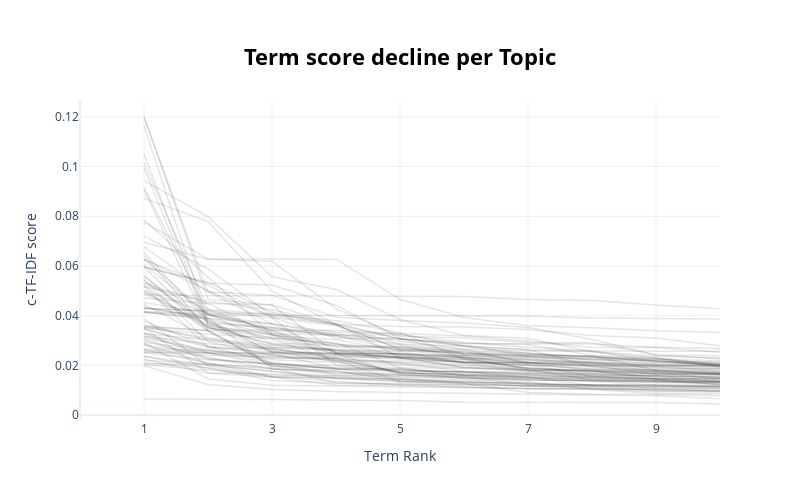

Here is the notebook cell this chart was saved with:
### Code cell
topic_model.visualize_term_rank()

### Figure 1 — Plotly figure (JSON) as saved in the notebook; plotly's stock layout.template omitted (floating-point values rounded to 4 significant figures)
{"data": [{"hovertext": "<b>Topic -1</b>:said_people_like_trump_one_also_us", "line": {"color": "black", "width": 1.5}, "mode": "lines+lines", "name": "", "opacity": 0.1, "type": "scatter", "x": [1, 2, 3, 4, 5, 6, 7, 8, 9, 10], "y": [0.006449, 0.006446, 0.006216, 0.005938, 0.005845, 0.005174, 0.00517, 0.005065, 0.005013, 0.00444]}, {"hovertext": "<b>Topic 0</b>:art_artists_work_museum_artist_pain", "line": {"color": "black", "width": 1.5}, "mode": "lines+lines", "name": "", "opacity": 0.1, "type": "scatter", "x": [1, 2, 3, 4, 5, 6, 7, 8, 9, 10], "y": [0.01983, 0.01227, 0.01032, 0.009474, 0.009064, 0.008767, 0.008555, 0.008121, 0.007777, 0.006504]}, {"hovertext": "<b>Topic 1</b>:music_album_band_song_songs_like_re", "line": {"color": "black", "width": 1.5}, "mode": "lines+lines", "name": "", "opacity": 0.1, "type": "scatter", "x": [1, 2, 3, 4, 5, 6, 7, 8, 9, 10], "y": [0.02246, 0.0168, 0.0153, 0.01492, 0.01426, 0.01421, 0.01323, 0.01037, 0.008605, 0.008547]}, {"hovertext": "<b>Topic 2</b>:brexit_eu_britain_minister_european", "line": {"color": "black", "width": 1.5}, "mode": "lines+lines", "name": "", "opacity": 0.1, "type": "scatter", "x": [1, 2, 3, 4, 5, 6, 7, 8, 9, 10], "y": [0.03541, 0.03405, 0.01953, 0.01903, 0.01847, 0.01721, 0.01692, 0.01646, 0.01584, 0.01533]}, {"hovertext": "<b>Topic 3</b>:chyna_kardashian_kylie_got_baby_she", "line": {"color": "black", "width": 1.5}, "mode": "lines+lines", "name": "", "opacity": 0.1, "type": "scatter", "x": [1, 2, 3, 4, 5, 6, 7, 8, 9, 10], "y": [0.02607, 0.02512, 0.02107, 0.01857, 0.01748, 0.01746, 0.0152, 0.01376, 0.01341, 0.01293]}, {"hovertext": "<b>Topic 4</b>:fight_ufc_boxing_thai_mma_muay_floy", "line": {"color": "black", "width": 1.5}, "mode": "lines+lines", "name": "", "opacity": 0.1, "type": "scatter", "x": [1, 2, 3, 4, 5, 6, 7, 8, 9, 10], "y": [0.0433, 0.03916, 0.01862, 0.01687, 0.01677, 0.01632, 0.0154, 0.01532, 0.01449, 0.01354]}, {"hovertext": "<b>Topic 5</b>:immigration_daca_border_immigrants_", "line": {"color": "black", "width": 1.5}, "mode": "lines+lines", "name": "", "opacity": 0.1, "type": "scatter", "x": [1, 2, 3, 4, 5, 6, 7, 8, 9, 10], "y": [0.03276, 0.03035, 0.02588, 0.02142, 0.01702, 0.01635, 0.01614, 0.0148, 0.01459, 0.01343]}, {"hovertext": "<b>Topic 6</b>:facebook_data_zuckerberg_informatio", "line": {"color": "black", "width": 1.5}, "mode": "lines+lines", "name": "", "opacity": 0.1, "type": "scatter", "x": [1, 2, 3, 4, 5, 6, 7, 8, 9, 10], "y": [0.03514, 0.01691, 0.01648, 0.01497, 0.01459, 0.01291, 0.01161, 0.0116, 0.01079, 0.0107]}, {"hovertext": "<b>Topic 7</b>:trade_fed_index_dollar_rate_us_stoc", "line": {"color": "black", "width": 1.5}, "mode": "lines+lines", "name": "", "opacity": 0.1, "type": "scatter", "x": [1, 2, 3, 4, 5, 6, 7, 8, 9, 10], "y": [0.02925, 0.02598, 0.02225, 0.02132, 0.02016, 0.01903, 0.01852, 0.01751, 0.01747, 0.01658]}, {"hovertext": "<b>Topic 8</b>:hmit_company_shares_hmny_million_bi", "line": {"color": "black", "width": 1.5}, "mode": "lines+lines", "name": "", "opacity": 0.1, "type": "scatter", "x": [1, 2, 3, 4, 5, 6, 7, 8, 9, 10], "y": [0.02505, 0.02213, 0.02068, 0.01897, 0.01862, 0.01589, 0.01553, 0.01536, 0.01422, 0.01227]}, {"hovertext": "<b>Topic 9</b>:russian_russia_putin_moscow_sanctio", "line": {"color": "black", "width": 1.5}, "mode": "lines+lines", "name": "", "opacity": 0.1, "type": "scatter", "x": [1, 2, 3, 4, 5, 6, 7, 8, 9, 10], "y": [0.05019, 0.04108, 0.04088, 0.03661, 0.02306, 0.01932, 0.01822, 0.01792, 0.01507, 0.01433]}, {"hovertext": "<b>Topic 10</b>:drug_opioid_marijuana_drugs_kratom", "line": {"color": "black", "width": 1.5}, "mode": "lines+lines", "name": "", "opacity": 0.1, "type": "scatter", "x": [1, 2, 3, 4, 5, 6, 7, 8, 9, 10], "y": [0.02204, 0.02053, 0.0185, 0.01768, 0.01445, 0.01338, 0.01261, 0.01214, 0.01211, 0.01193]}, {"hovertext": "<b>Topic 11</b>:food_pizza_breakfast_eating_eat_ba", "line": {"color": "black", "width": 1.5}, "mode": "lines+lines", "name": "", "opacity": 0.1, "type": "scatter", "x": [1, 2, 3, 4, 5, 6, 7, 8, 9, 10], "y": [0.02107, 0.01899, 0.01391, 0.01281, 0.01245, 0.01203, 0.0119, 0.01125, 0.009785, 0.009495]}, {"hovertext": "<b>Topic 12</b>:north_korea_korean_kim_south_nucle", "line": {"color": "black", "width": 1.5}, "mode": "lines+lines", "name": "", "opacity": 0.1, "type": "scatter", "x": [1, 2, 3, 4, 5, 6, 7, 8, 9, 10], "y": [0.09436, 0.07988, 0.05564, 0.05053, 0.03848, 0.03205, 0.03094, 0.02552, 0.02294, 0.01984]}, {"hovertext": "<b>Topic 13</b>:republican_democrats_trump_democra", "line": {"color": "black", "width": 1.5}, "mode": "lines+lines", "name": "", "opacity": 0.1, "type": "scatter", "x": [1, 2, 3, 4, 5, 6, 7, 8, 9, 10], "y": [0.02024, 0.01805, 0.01616, 0.0158, 0.01547, 0.01519, 0.01496, 0.01451, 0.01365, 0.01308]}, {"hovertext": "<b>Topic 14</b>:climate_coal_water_energy_fossil_e", "line": {"color": "black", "width": 1.5}, "mode": "lines+lines", "name": "", "opacity": 0.1, "type": "scatter", "x": [1, 2, 3, 4, 5, 6, 7, 8, 9, 10], "y": [0.03111, 0.02621, 0.02311, 0.02296, 0.01701, 0.01593, 0.01499, 0.01487, 0.01403, 0.01323]}, {"hovertext": "<b>Topic 15</b>:iran_nuclear_tehran_irans_iranian_", "line": {"color": "black", "width": 1.5}, "mode": "lines+lines", "name": "", "opacity": 0.1, "type": "scatter", "x": [1, 2, 3, 4, 5, 6, 7, 8, 9, 10], "y": [0.06551, 0.03745, 0.02563, 0.02481, 0.02471, 0.02335, 0.02037, 0.01848, 0.0172, 0.01452]}, {"hovertext": "<b>Topic 16</b>:syria_syrian_forces_islamic_iraq_k", "line": {"color": "black", "width": 1.5}, "mode": "lines+lines", "name": "", "opacity": 0.1, "type": "scatter", "x": [1, 2, 3, 4, 5, 6, 7, 8, 9, 10], "y": [0.03478, 0.02707, 0.02686, 0.02271, 0.01691, 0.01649, 0.01596, 0.01567, 0.01558, 0.01544]}, {"hovertext": "<b>Topic 17</b>:sexual_kelly_charges_mcfarland_cou", "line": {"color": "black", "width": 1.5}, "mode": "lines+lines", "name": "", "opacity": 0.1, "type": "scatter", "x": [1, 2, 3, 4, 5, 6, 7, 8, 9, 10], "y": [0.02514, 0.02507, 0.01989, 0.01718, 0.01618, 0.01536, 0.01415, 0.01388, 0.01378, 0.0137]}, {"hovertext": "<b>Topic 18</b>:film_movie_movies_films_story_best", "line": {"color": "black", "width": 1.5}, "mode": "lines+lines", "name": "", "opacity": 0.1, "type": "scatter", "x": [1, 2, 3, 4, 5, 6, 7, 8, 9, 10], "y": [0.03286, 0.02312, 0.01853, 0.01784, 0.01361, 0.01271, 0.009118, 0.008376, 0.008273, 0.007803]}, {"hovertext": "<b>Topic 19</b>:police_officers_shooting_officer_b", "line": {"color": "black", "width": 1.5}, "mode": "lines+lines", "name": "", "opacity": 0.1, "type": "scatter", "x": [1, 2, 3, 4, 5, 6, 7, 8, 9, 10], "y": [0.05467, 0.02952, 0.024, 0.02207, 0.01354, 0.01273, 0.01164, 0.0108, 0.01033, 0.009793]}, {"hovertext": "<b>Topic 20</b>:nfl_football_bowl_team_patriots_ga", "line": {"color": "black", "width": 1.5}, "mode": "lines+lines", "name": "", "opacity": 0.1, "type": "scatter", "x": [1, 2, 3, 4, 5, 6, 7, 8, 9, 10], "y": [0.03469, 0.02765, 0.02101, 0.01842, 0.01792, 0.01749, 0.01628, 0.0152, 0.01473, 0.01472]}, {"hovertext": "<b>Topic 21</b>:maduro_venezuelan_venezuelas_kuczy", "line": {"color": "black", "width": 1.5}, "mode": "lines+lines", "name": "", "opacity": 0.1, "type": "scatter", "x": [1, 2, 3, 4, 5, 6, 7, 8, 9, 10], "y": [0.03006, 0.02251, 0.02047, 0.01652, 0.01623, 0.01466, 0.01422, 0.01366, 0.01353, 0.01332]}, {"hovertext": "<b>Topic 22</b>:tariffs_trade_china_steel_chinese_", "line": {"color": "black", "width": 1.5}, "mode": "lines+lines", "name": "", "opacity": 0.1, "type": "scatter", "x": [1, 2, 3, 4, 5, 6, 7, 8, 9, 10], "y": [0.06267, 0.05231, 0.03942, 0.03092, 0.03076, 0.02778, 0.02634, 0.01947, 0.01812, 0.01757]}, {"hovertext": "<b>Topic 23</b>:mueller_investigation_fbi_attorney", "line": {"color": "black", "width": 1.5}, "mode": "lines+lines", "name": "", "opacity": 0.1, "type": "scatter", "x": [1, 2, 3, 4, 5, 6, 7, 8, 9, 10], "y": [0.03629, 0.02997, 0.02732, 0.02652, 0.02471, 0.024, 0.02323, 0.02232, 0.02203, 0.01969]}, {"hovertext": "<b>Topic 24</b>:sentences_vox_px_inbox_em_delivere", "line": {"color": "black", "width": 1.5}, "mode": "lines+lines", "name": "", "opacity": 0.1, "type": "scatter", "x": [1, 2, 3, 4, 5, 6, 7, 8, 9, 10], "y": [0.03589, 0.03405, 0.02067, 0.01858, 0.01828, 0.01713, 0.01673, 0.01591, 0.01569, 0.01361]}, {"hovertext": "<b>Topic 25</b>:trump_trumps_media_president_campa", "line": {"color": "black", "width": 1.5}, "mode": "lines+lines", "name": "", "opacity": 0.1, "type": "scatter", "x": [1, 2, 3, 4, 5, 6, 7, 8, 9, 10], "y": [0.02913, 0.01451, 0.01194, 0.01162, 0.01118, 0.01092, 0.01063, 0.01041, 0.009406, 0.009322]}, {"hovertext": "<b>Topic 26</b>:lebron_lavar_lakers_nba_kobe_says_", "line": {"color": "black", "width": 1.5}, "mode": "lines+lines", "name": "", "opacity": 0.1, "type": "scatter", "x": [1, 2, 3, 4, 5, 6, 7, 8, 9, 10], "y": [0.04708, 0.04493, 0.04441, 0.03625, 0.02654, 0.02477, 0.02375, 0.02268, 0.02241, 0.0219]}, {"hovertext": "<b>Topic 27</b>:health_insurance_care_medicaid_oba", "line": {"color": "black", "width": 1.5}, "mode": "lines+lines", "name": "", "opacity": 0.1, "type": "scatter", "x": [1, 2, 3, 4, 5, 6, 7, 8, 9, 10], "y": [0.04135, 0.0402, 0.03525, 0.03161, 0.02812, 0.02277, 0.01842, 0.01414, 0.01342, 0.01338]}, {"hovertext": "<b>Topic 28</b>:moon_enters_mercury_mars_sign_venu", "line": {"color": "black", "width": 1.5}, "mode": "lines+lines", "name": "", "opacity": 0.1, "type": "scatter", "x": [1, 2, 3, 4, 5, 6, 7, 8, 9, 10], "y": [0.0907, 0.03581, 0.03276, 0.02747, 0.02705, 0.02552, 0.02487, 0.02356, 0.0226, 0.02054]}, {"hovertext": "<b>Topic 29</b>:twitter_snapchat_facebook_content_", "line": {"color": "black", "width": 1.5}, "mode": "lines+lines", "name": "", "opacity": 0.1, "type": "scatter", "x": [1, 2, 3, 4, 5, 6, 7, 8, 9, 10], "y": [0.02666, 0.02593, 0.02407, 0.0224, 0.01729, 0.01479, 0.01395, 0.01391, 0.01304, 0.01266]}, {"hovertext": "<b>Topic 30</b>:tesla_musk_car_vehicles_cars_tesla", "line": {"color": "black", "width": 1.5}, "mode": "lines+lines", "name": "", "opacity": 0.1, "type": "scatter", "x": [1, 2, 3, 4, 5, 6, 7, 8, 9, 10], "y": [0.05953, 0.03492, 0.03237, 0.0276, 0.02744, 0.02409, 0.02329, 0.02255, 0.02053, 0.02021]}, {"hovertext": "<b>Topic 31</b>:oil_crude_opec_bpd_saudi_output_pr", "line": {"color": "black", "width": 1.5}, "mode": "lines+lines", "name": "", "opacity": 0.1, "type": "scatter", "x": [1, 2, 3, 4, 5, 6, 7, 8, 9, 10], "y": [0.06277, 0.05001, 0.0394, 0.03598, 0.02855, 0.02491, 0.02423, 0.02371, 0.02161, 0.02133]}, {"hovertext": "<b>Topic 32</b>:menu_expandable_indicates_icon_nav", "line": {"color": "black", "width": 1.5}, "mode": "lines+lines", "name": "", "opacity": 0.1, "type": "scatter", "x": [1, 2, 3, 4, 5, 6, 7, 8, 9, 10], "y": [0.0484, 0.04803, 0.04803, 0.04789, 0.04779, 0.04775, 0.04649, 0.04608, 0.04426, 0.04281]}, {"hovertext": "<b>Topic 33</b>:israeli_jerusalem_israel_palestini", "line": {"color": "black", "width": 1.5}, "mode": "lines+lines", "name": "", "opacity": 0.1, "type": "scatter", "x": [1, 2, 3, 4, 5, 6, 7, 8, 9, 10], "y": [0.05955, 0.05306, 0.05234, 0.04412, 0.03087, 0.0244, 0.02396, 0.0238, 0.01799, 0.01695]}, {"hovertext": "<b>Topic 34</b>:hurricane_fire_storm_said_water_fl", "line": {"color": "black", "width": 1.5}, "mode": "lines+lines", "name": "", "opacity": 0.1, "type": "scatter", "x": [1, 2, 3, 4, 5, 6, 7, 8, 9, 10], "y": [0.02365, 0.02011, 0.01762, 0.01463, 0.01358, 0.01355, 0.01219, 0.01216, 0.01157, 0.01137]}, {"hovertext": "<b>Topic 35</b>:bank_banks_deutsche_trading_swiss_", "line": {"color": "black", "width": 1.5}, "mode": "lines+lines", "name": "", "opacity": 0.1, "type": "scatter", "x": [1, 2, 3, 4, 5, 6, 7, 8, 9, 10], "y": [0.0677, 0.04963, 0.0367, 0.02493, 0.02481, 0.02119, 0.02111, 0.01996, 0.01643, 0.01612]}, {"hovertext": "<b>Topic 36</b>:plastic_species_recycling_shark_oc", "line": {"color": "black", "width": 1.5}, "mode": "lines+lines", "name": "", "opacity": 0.1, "type": "scatter", "x": [1, 2, 3, 4, 5, 6, 7, 8, 9, 10], "y": [0.02626, 0.02089, 0.01553, 0.01345, 0.01209, 0.01137, 0.01072, 0.01065, 0.0102, 0.009772]}, {"hovertext": "<b>Topic 37</b>:cup_gibb_marathon_soccer_game_spor", "line": {"color": "black", "width": 1.5}, "mode": "lines+lines", "name": "", "opacity": 0.1, "type": "scatter", "x": [1, 2, 3, 4, 5, 6, 7, 8, 9, 10], "y": [0.02805, 0.02485, 0.02284, 0.02274, 0.02129, 0.02057, 0.01767, 0.01681, 0.01665, 0.01606]}, {"hovertext": "<b>Topic 38</b>:netflix_expandable_navigation_chev", "line": {"color": "black", "width": 1.5}, "mode": "lines+lines", "name": "", "opacity": 0.1, "type": "scatter", "x": [1, 2, 3, 4, 5, 6, 7, 8, 9, 10], "y": [0.06276, 0.0404, 0.0402, 0.04016, 0.04002, 0.03988, 0.03982, 0.03904, 0.03873, 0.03865]}, {"hovertext": "<b>Topic 39</b>:game_games_players_warcraft_play_m", "line": {"color": "black", "width": 1.5}, "mode": "lines+lines", "name": "", "opacity": 0.1, "type": "scatter", "x": [1, 2, 3, 4, 5, 6, 7, 8, 9, 10], "y": [0.04982, 0.03565, 0.02525, 0.02488, 0.01621, 0.01537, 0.01228, 0.01203, 0.01197, 0.0111]}, {"hovertext": "<b>Topic 40</b>:book_books_cinderella_candles_ferr", "line": {"color": "black", "width": 1.5}, "mode": "lines+lines", "name": "", "opacity": 0.1, "type": "scatter", "x": [1, 2, 3, 4, 5, 6, 7, 8, 9, 10], "y": [0.02354, 0.01886, 0.01521, 0.01204, 0.01192, 0.01136, 0.01051, 0.01045, 0.01019, 0.009916]}, {"hovertext": "<b>Topic 41</b>:nba_basketball_game_team_season_pl", "line": {"color": "black", "width": 1.5}, "mode": "lines+lines", "name": "", "opacity": 0.1, "type": "scatter", "x": [1, 2, 3, 4, 5, 6, 7, 8, 9, 10], "y": [0.03062, 0.02267, 0.02048, 0.0199, 0.01767, 0.01736, 0.01695, 0.01649, 0.01579, 0.01496]}, {"hovertext": "<b>Topic 42</b>:china_chinese_beijing_chinas_uighu", "line": {"color": "black", "width": 1.5}, "mode": "lines+lines", "name": "", "opacity": 0.1, "type": "scatter", "x": [1, 2, 3, 4, 5, 6, 7, 8, 9, 10], "y": [0.05224, 0.03373, 0.01978, 0.01602, 0.01592, 0.01578, 0.01491, 0.01453, 0.01391, 0.0123]}, {"hovertext": "<b>Topic 43</b>:season_episode_buffy_show_cg_buffy", "line": {"color": "black", "width": 1.5}, "mode": "lines+lines", "name": "", "opacity": 0.1, "type": "scatter", "x": [1, 2, 3, 4, 5, 6, 7, 8, 9, 10], "y": [0.04292, 0.0421, 0.03903, 0.02016, 0.01908, 0.01591, 0.01535, 0.01184, 0.01138, 0.01137]}, {"hovertext": "<b>Topic 44</b>:amazon_flywheel_delivery_customers", "line": {"color": "black", "width": 1.5}, "mode": "lines+lines", "name": "", "opacity": 0.1, "type": "scatter", "x": [1, 2, 3, 4, 5, 6, 7, 8, 9, 10], "y": [0.02847, 0.02074, 0.01894, 0.01302, 0.0125, 0.01231, 0.01201, 0.01173, 0.01134, 0.01129]}, {"hovertext": "<b>Topic 45</b>:gun_guns_violence_militia_charlott", "line": {"color": "black", "width": 1.5}, "mode": "lines+lines", "name": "", "opacity": 0.1, "type": "scatter", "x": [1, 2, 3, 4, 5, 6, 7, 8, 9, 10], "y": [0.05191, 0.02734, 0.0247, 0.01883, 0.01513, 0.015, 0.01452, 0.01355, 0.01212, 0.01201]}, {"hovertext": "<b>Topic 46</b>:apple_iphone_apples_google_mac_mic", "line": {"color": "black", "width": 1.5}, "mode": "lines+lines", "name": "", "opacity": 0.1, "type": "scatter", "x": [1, 2, 3, 4, 5, 6, 7, 8, 9, 10], "y": [0.0532, 0.04496, 0.03218, 0.02434, 0.0234, 0.02227, 0.01879, 0.01787, 0.01444, 0.0144]}, {"hovertext": "<b>Topic 47</b>:rohingya_ullah_buddhist_myanmar_po", "line": {"color": "black", "width": 1.5}, "mode": "lines+lines", "name": "", "opacity": 0.1, "type": "scatter", "x": [1, 2, 3, 4, 5, 6, 7, 8, 9, 10], "y": [0.03179, 0.0249, 0.02472, 0.02461, 0.02341, 0.02329, 0.01856, 0.01835, 0.01806, 0.01668]}, {"hovertext": "<b>Topic 48</b>:flight_boeing_airlines_plane_aviat", "line": {"color": "black", "width": 1.5}, "mode": "lines+lines", "name": "", "opacity": 0.1, "type": "scatter", "x": [1, 2, 3, 4, 5, 6, 7, 8, 9, 10], "y": [0.0605, 0.04022, 0.03662, 0.03336, 0.03273, 0.02772, 0.02628, 0.0256, 0.02368, 0.02293]}, {"hovertext": "<b>Topic 49</b>:tyga_tmz_depp_settlement_paddock_p", "line": {"color": "black", "width": 1.5}, "mode": "lines+lines", "name": "", "opacity": 0.1, "type": "scatter", "x": [1, 2, 3, 4, 5, 6, 7, 8, 9, 10], "y": [0.05595, 0.0353, 0.02846, 0.02603, 0.02286, 0.02246, 0.02134, 0.02112, 0.01994, 0.01972]}, {"hovertext": "<b>Topic 50</b>:kanye_lemon_kanyes_west_tupac_ye_t", "line": {"color": "black", "width": 1.5}, "mode": "lines+lines", "name": "", "opacity": 0.1, "type": "scatter", "x": [1, 2, 3, 4, 5, 6, 7, 8, 9, 10], "y": [0.1165, 0.03774, 0.03469, 0.03207, 0.02862, 0.02774, 0.02482, 0.02334, 0.02175, 0.02007]}, {"hovertext": "<b>Topic 51</b>:uber_drivers_ubers_company_kalanic", "line": {"color": "black", "width": 1.5}, "mode": "lines+lines", "name": "", "opacity": 0.1, "type": "scatter", "x": [1, 2, 3, 4, 5, 6, 7, 8, 9, 10], "y": [0.07862, 0.05537, 0.03243, 0.02535, 0.02414, 0.02083, 0.02024, 0.01557, 0.01454, 0.01356]}, {"hovertext": "<b>Topic 52</b>:ceo_company_tinder_shkreli_domain_", "line": {"color": "black", "width": 1.5}, "mode": "lines+lines", "name": "", "opacity": 0.1, "type": "scatter", "x": [1, 2, 3, 4, 5, 6, 7, 8, 9, 10], "y": [0.03552, 0.03079, 0.02803, 0.0259, 0.02446, 0.02315, 0.02222, 0.0205, 0.0177, 0.01627]}, {"hovertext": "<b>Topic 53</b>:thrones_game_season_books_cersei_s", "line": {"color": "black", "width": 1.5}, "mode": "lines+lines", "name": "", "opacity": 0.1, "type": "scatter", "x": [1, 2, 3, 4, 5, 6, 7, 8, 9, 10], "y": [0.05622, 0.03377, 0.03046, 0.02184, 0.02174, 0.02169, 0.02106, 0.01785, 0.01664, 0.01664]}, {"hovertext": "<b>Topic 54</b>:french_france_le_paris_macron_pen_", "line": {"color": "black", "width": 1.5}, "mode": "lines+lines", "name": "", "opacity": 0.1, "type": "scatter", "x": [1, 2, 3, 4, 5, 6, 7, 8, 9, 10], "y": [0.05299, 0.04256, 0.04041, 0.03807, 0.03316, 0.02262, 0.01906, 0.01705, 0.01679, 0.01647]}, {"hovertext": "<b>Topic 55</b>:prison_inmates_crime_incarceration", "line": {"color": "black", "width": 1.5}, "mode": "lines+lines", "name": "", "opacity": 0.1, "type": "scatter", "x": [1, 2, 3, 4, 5, 6, 7, 8, 9, 10], "y": [0.04462, 0.03101, 0.02661, 0.02392, 0.02252, 0.02123, 0.02119, 0.01947, 0.01751, 0.01643]}, {"hovertext": "<b>Topic 56</b>:tax_budget_taxes_bill_republicans_", "line": {"color": "black", "width": 1.5}, "mode": "lines+lines", "name": "", "opacity": 0.1, "type": "scatter", "x": [1, 2, 3, 4, 5, 6, 7, 8, 9, 10], "y": [0.09152, 0.04078, 0.03284, 0.03197, 0.02603, 0.02357, 0.02098, 0.02037, 0.02026, 0.01912]}, {"hovertext": "<b>Topic 57</b>:ceu_hungary_german_puigdemont_gren", "line": {"color": "black", "width": 1.5}, "mode": "lines+lines", "name": "", "opacity": 0.1, "type": "scatter", "x": [1, 2, 3, 4, 5, 6, 7, 8, 9, 10], "y": [0.02552, 0.02407, 0.02352, 0.02188, 0.02081, 0.02001, 0.01902, 0.01742, 0.0172, 0.01699]}, {"hovertext": "<b>Topic 58</b>:gmt_italy_euro_italian_releases_bo", "line": {"color": "black", "width": 1.5}, "mode": "lines+lines", "name": "", "opacity": 0.1, "type": "scatter", "x": [1, 2, 3, 4, 5, 6, 7, 8, 9, 10], "y": [0.07199, 0.0588, 0.03997, 0.03642, 0.03072, 0.02883, 0.02869, 0.02861, 0.02733, 0.02678]}, {"hovertext": "<b>Topic 59</b>:athletes_olympic_nassar_olympics_s", "line": {"color": "black", "width": 1.5}, "mode": "lines+lines", "name": "", "opacity": 0.1, "type": "scatter", "x": [1, 2, 3, 4, 5, 6, 7, 8, 9, 10], "y": [0.04164, 0.04073, 0.02885, 0.0283, 0.02753, 0.02662, 0.02573, 0.02573, 0.02158, 0.02112]}, {"hovertext": "<b>Topic 60</b>:cow_india_bjp_cows_modis_modi_catt", "line": {"color": "black", "width": 1.5}, "mode": "lines+lines", "name": "", "opacity": 0.1, "type": "scatter", "x": [1, 2, 3, 4, 5, 6, 7, 8, 9, 10], "y": [0.03304, 0.02526, 0.02485, 0.02374, 0.02336, 0.02254, 0.02173, 0.02116, 0.01985, 0.01982]}, {"hovertext": "<b>Topic 61</b>:manafort_gates_manaforts_mueller_c", "line": {"color": "black", "width": 1.5}, "mode": "lines+lines", "name": "", "opacity": 0.1, "type": "scatter", "x": [1, 2, 3, 4, 5, 6, 7, 8, 9, 10], "y": [0.1204, 0.04664, 0.04428, 0.02489, 0.02466, 0.02294, 0.02268, 0.02089, 0.01866, 0.01863]}, {"hovertext": "<b>Topic 62</b>:maternal_health_abortion_mortality", "line": {"color": "black", "width": 1.5}, "mode": "lines+lines", "name": "", "opacity": 0.1, "type": "scatter", "x": [1, 2, 3, 4, 5, 6, 7, 8, 9, 10], "y": [0.04528, 0.04096, 0.03416, 0.02503, 0.02319, 0.01902, 0.01807, 0.01799, 0.01775, 0.01701]}, {"hovertext": "<b>Topic 63</b>:inning_innings_homer_hits_runs_two", "line": {"color": "black", "width": 1.5}, "mode": "lines+lines", "name": "", "opacity": 0.1, "type": "scatter", "x": [1, 2, 3, 4, 5, 6, 7, 8, 9, 10], "y": [0.07767, 0.06279, 0.06279, 0.06275, 0.04659, 0.03924, 0.03589, 0.0351, 0.03392, 0.03318]}, {"hovertext": "<b>Topic 64</b>:chapo_mexico_mexican_el_acapulco_c", "line": {"color": "black", "width": 1.5}, "mode": "lines+lines", "name": "", "opacity": 0.1, "type": "scatter", "x": [1, 2, 3, 4, 5, 6, 7, 8, 9, 10], "y": [0.03169, 0.02868, 0.02671, 0.02325, 0.02285, 0.02121, 0.01803, 0.01781, 0.01655, 0.01648]}, {"hovertext": "<b>Topic 65</b>:cohen_trump_campaign_vekselberg_gi", "line": {"color": "black", "width": 1.5}, "mode": "lines+lines", "name": "", "opacity": 0.1, "type": "scatter", "x": [1, 2, 3, 4, 5, 6, 7, 8, 9, 10], "y": [0.1016, 0.04259, 0.03333, 0.02855, 0.02652, 0.02609, 0.025, 0.02198, 0.02196, 0.01974]}, {"hovertext": "<b>Topic 66</b>:obama_politics_americans_america_t", "line": {"color": "black", "width": 1.5}, "mode": "lines+lines", "name": "", "opacity": 0.1, "type": "scatter", "x": [1, 2, 3, 4, 5, 6, 7, 8, 9, 10], "y": [0.03893, 0.01973, 0.01542, 0.015, 0.01344, 0.01329, 0.01289, 0.01206, 0.01196, 0.01164]}, {"hovertext": "<b>Topic 67</b>:kavanaugh_court_supreme_justice_ka", "line": {"color": "black", "width": 1.5}, "mode": "lines+lines", "name": "", "opacity": 0.1, "type": "scatter", "x": [1, 2, 3, 4, 5, 6, 7, 8, 9, 10], "y": [0.05961, 0.05342, 0.04134, 0.03638, 0.02661, 0.0247, 0.02353, 0.02312, 0.02271, 0.01937]}, {"hovertext": "<b>Topic 68</b>:died_zsa_death_tmz_home_ross_drive", "line": {"color": "black", "width": 1.5}, "mode": "lines+lines", "name": "", "opacity": 0.1, "type": "scatter", "x": [1, 2, 3, 4, 5, 6, 7, 8, 9, 10], "y": [0.04284, 0.04182, 0.03411, 0.03407, 0.0328, 0.03177, 0.02976, 0.02719, 0.02715, 0.02527]}, {"hovertext": "<b>Topic 69</b>:bolsonaro_brazilians_brazils_brazi", "line": {"color": "black", "width": 1.5}, "mode": "lines+lines", "name": "", "opacity": 0.1, "type": "scatter", "x": [1, 2, 3, 4, 5, 6, 7, 8, 9, 10], "y": [0.05171, 0.04577, 0.04225, 0.03695, 0.0305, 0.02893, 0.02836, 0.02406, 0.02302, 0.02031]}, {"hovertext": "<b>Topic 70</b>:kavanaugh_sexual_ford_ernst_conyer", "line": {"color": "black", "width": 1.5}, "mode": "lines+lines", "name": "", "opacity": 0.1, "type": "scatter", "x": [1, 2, 3, 4, 5, 6, 7, 8, 9, 10], "y": [0.0434, 0.03896, 0.03198, 0.03028, 0.02591, 0.02562, 0.02111, 0.02084, 0.01941, 0.01768]}, {"hovertext": "<b>Topic 71</b>:teachers_workers_unions_wage_labor", "line": {"color": "black", "width": 1.5}, "mode": "lines+lines", "name": "", "opacity": 0.1, "type": "scatter", "x": [1, 2, 3, 4, 5, 6, 7, 8, 9, 10], "y": [0.05419, 0.03727, 0.02715, 0.02586, 0.0256, 0.02103, 0.02098, 0.02011, 0.01981, 0.01956]}, {"hovertext": "<b>Topic 72</b>:nhl_hockey_season_goals_players_le", "line": {"color": "black", "width": 1.5}, "mode": "lines+lines", "name": "", "opacity": 0.1, "type": "scatter", "x": [1, 2, 3, 4, 5, 6, 7, 8, 9, 10], "y": [0.04959, 0.03617, 0.02846, 0.02625, 0.02602, 0.02519, 0.02414, 0.02367, 0.02125, 0.02053]}, {"hovertext": "<b>Topic 73</b>:daphne_daphnes_police_migrants_mus", "line": {"color": "black", "width": 1.5}, "mode": "lines+lines", "name": "", "opacity": 0.1, "type": "scatter", "x": [1, 2, 3, 4, 5, 6, 7, 8, 9, 10], "y": [0.03776, 0.02763, 0.02529, 0.02277, 0.02086, 0.01767, 0.0175, 0.01576, 0.0147, 0.0147]}, {"hovertext": "<b>Topic 74</b>:roseanne_kareem_show_hillsong_spac", "line": {"color": "black", "width": 1.5}, "mode": "lines+lines", "name": "", "opacity": 0.1, "type": "scatter", "x": [1, 2, 3, 4, 5, 6, 7, 8, 9, 10], "y": [0.06439, 0.0342, 0.03402, 0.03231, 0.03224, 0.02927, 0.02725, 0.02584, 0.02571, 0.02565]}, {"hovertext": "<b>Topic 75</b>:meat_food_labgrown_coffee_starbuck", "line": {"color": "black", "width": 1.5}, "mode": "lines+lines", "name": "", "opacity": 0.1, "type": "scatter", "x": [1, 2, 3, 4, 5, 6, 7, 8, 9, 10], "y": [0.1052, 0.03685, 0.03528, 0.03271, 0.02978, 0.0265, 0.02073, 0.01983, 0.01897, 0.01832]}, {"hovertext": "<b>Topic 76</b>:parhamovich_court_gun_law_forfeitu", "line": {"color": "black", "width": 1.5}, "mode": "lines+lines", "name": "", "opacity": 0.1, "type": "scatter", "x": [1, 2, 3, 4, 5, 6, 7, 8, 9, 10], "y": [0.04142, 0.03844, 0.02524, 0.02474, 0.02368, 0.02127, 0.02002, 0.01986, 0.01957, 0.01876]}, {"hovertext": "<b>Topic 77</b>:nafta_canada_trade_mexico_agreemen", "line": {"color": "black", "width": 1.5}, "mode": "lines+lines", "name": "", "opacity": 0.1, "type": "scatter", "x": [1, 2, 3, 4, 5, 6, 7, 8, 9, 10], "y": [0.08733, 0.0779, 0.04986, 0.03642, 0.03561, 0.03543, 0.03438, 0.03202, 0.03099, 0.02785]}, {"hovertext": "<b>Topic 78</b>:political_party_voters_republican_", "line": {"color": "black", "width": 1.5}, "mode": "lines+lines", "name": "", "opacity": 0.1, "type": "scatter", "x": [1, 2, 3, 4, 5, 6, 7, 8, 9, 10], "y": [0.02063, 0.02039, 0.01747, 0.01553, 0.01428, 0.01311, 0.0128, 0.01176, 0.01087, 0.01053]}, {"hovertext": "<b>Topic 79</b>:google_tim_cci_competition_cdps_fi", "line": {"color": "black", "width": 1.5}, "mode": "lines+lines", "name": "", "opacity": 0.1, "type": "scatter", "x": [1, 2, 3, 4, 5, 6, 7, 8, 9, 10], "y": [0.04889, 0.03508, 0.03098, 0.02864, 0.02413, 0.02403, 0.02234, 0.02146, 0.02023, 0.02022]}, {"hovertext": "<b>Topic 80</b>:saudi_prince_arabia_mbs_salman_cro", "line": {"color": "black", "width": 1.5}, "mode": "lines+lines", "name": "", "opacity": 0.1, "type": "scatter", "x": [1, 2, 3, 4, 5, 6, 7, 8, 9, 10], "y": [0.1197, 0.0495, 0.04825, 0.03936, 0.038, 0.03704, 0.03525, 0.0304, 0.02414, 0.02261]}, {"hovertext": "<b>Topic 81</b>:baseball_yankees_players_league_pi", "line": {"color": "black", "width": 1.5}, "mode": "lines+lines", "name": "", "opacity": 0.1, "type": "scatter", "x": [1, 2, 3, 4, 5, 6, 7, 8, 9, 10], "y": [0.04141, 0.03889, 0.03673, 0.03219, 0.03057, 0.02806, 0.02377, 0.02112, 0.02107, 0.02057]}, {"hovertext": "<b>Topic 82</b>:erdogan_turkish_turkey_turkeys_ist", "line": {"color": "black", "width": 1.5}, "mode": "lines+lines", "name": "", "opacity": 0.1, "type": "scatter", "x": [1, 2, 3, 4, 5, 6, 7, 8, 9, 10], "y": [0.06952, 0.06268, 0.06194, 0.0427, 0.0317, 0.03098, 0.02921, 0.02905, 0.02412, 0.02387]}, {"hovertext": "<b>Topic 83</b>:yeah_ks_think_right_lg_like_thats_", "line": {"color": "black", "width": 1.5}, "mode": "lines+lines", "name": "", "opacity": 0.1, "type": "scatter", "x": [1, 2, 3, 4, 5, 6, 7, 8, 9, 10], "y": [0.03502, 0.03256, 0.0309, 0.02452, 0.02315, 0.0214, 0.02001, 0.0186, 0.01831, 0.01753]}, {"hovertext": "<b>Topic 84</b>:clinton_clintons_campaign_hillary_", "line": {"color": "black", "width": 1.5}, "mode": "lines+lines", "name": "", "opacity": 0.1, "type": "scatter", "x": [1, 2, 3, 4, 5, 6, 7, 8, 9, 10], "y": [0.0995, 0.03653, 0.03109, 0.02912, 0.01903, 0.01881, 0.01793, 0.01631, 0.01591, 0.0152]}], "layout": {"height": 500, "hoverlabel": {"bgcolor": "white", "font": {"family": "Rockwell", "size": 16}}, "showlegend": false, "title": {"font": {"color": "Black", "size": 22}, "text": "<b>Term score decline per Topic</b>", "x": 0.5, "xanchor": "center", "y": 0.9, "yanchor": "top"}, "width": 800, "xaxis": {"dtick": 2, "range": [0, 10], "tick0": 1, "title": {"text": "Term Rank"}}, "yaxis": {"title": {"text": "c-TF-IDF score"}}}}
